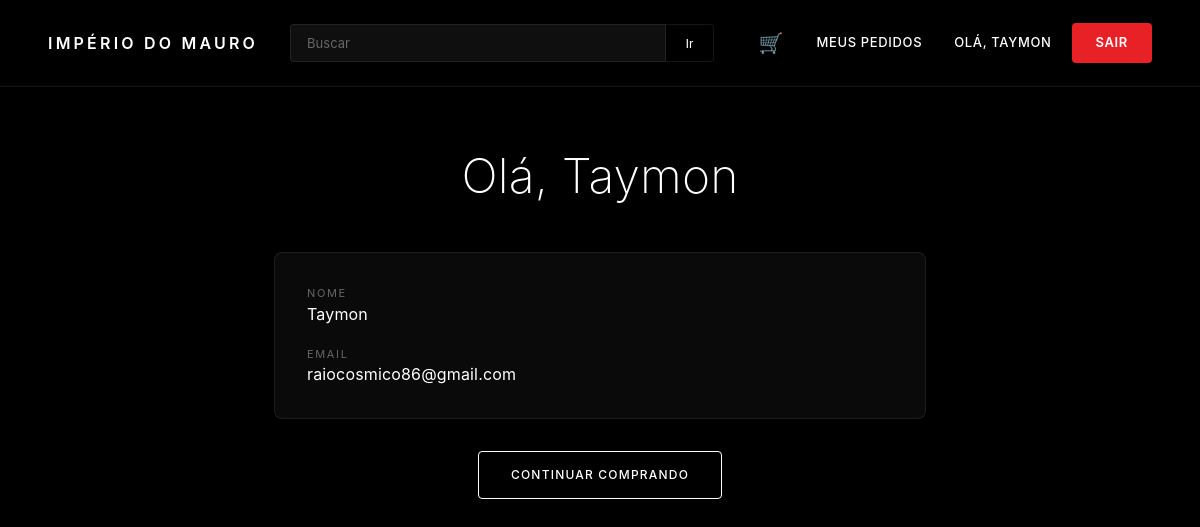
The app's page /minha-conta (signed in) with its own data.
### tables this page shows
CREATE TABLE clientes (id INTEGER PRIMARY KEY AUTOINCREMENT, nome TEXT NOT NULL, email TEXT UNIQUE NOT NULL, senha TEXT NOT NULL, criado_em TIMESTAMP DEFAULT CURRENT_TIMESTAMP);

### app.py (the view)
@app.route("/minha-conta")
def minha_conta():
    if not cliente_logado():
        return redirect(url_for("entrar_cliente"))
    conn = sqlite3.connect(DB)
    c = conn.cursor()
    c.execute("SELECT id, nome, email, criado_em FROM clientes WHERE id=?", (session["cliente_id"],))
    cliente = c.fetchone()
    conn.close()
    if not cliente:
        session.pop("cliente_id", None)
        session.pop("cliente_nome", None)
        return redirect(url_for("entrar_cliente"))
    return render_template("minha_conta.html", cliente=cliente)

### app.py (called while the page is built)
@app.before_request
def checar_manutencao():
    rotas_livres = ["/login", "/manutencao", "/static/favicon.svg"]
    if request.path.startswith("/static/"):
        return
    if request.path in rotas_livres:
        return
    if session.get("adm"):
        return
    if MODO_MANUTENCAO:
        return render_template("manutencao.html"), 503

def cliente_logado():
    return session.get("cliente_id") is not None

@app.context_processor
def injetar_contexto():
    carrinho = session.get("carrinho", {})
    total_itens = sum(carrinho.values()) if carrinho else 0
    return {
        "total_carrinho": total_itens,
        "cliente_logado": session.get("cliente_id") is not None,
        "cliente_nome": session.get("cliente_nome", "")
    }

### templates/minha_conta.html (shortened to what this page needs)
<!DOCTYPE html>
<html lang="pt-br">
<head><meta charset="UTF-8"><title>Minha Conta</title>
<link rel="stylesheet" href="/static/css/style.css"></head>
<body>
<nav class="navbar-tesla">
    <a href="/" class="logo">Império do Mauro</a>
    <form class="search-bar" method="GET" action="/">
        <input type="text" name="busca" placeholder="Buscar" value="{{ busca or '' }}">
        <button type="submit">Ir</button>
    </form>
    <div class="nav-links">
        <a href="/carrinho" style="position: relative; color: var(--white); text-decoration: none; font-size: 20px; padding: 8px 12px;">
            🛒
        </a>
        {% if session.get('adm') %}
            <a href="/painel">Painel</a>
            <a href="/logout" class="btn-tesla">Sair</a>
        {% elif cliente_logado %}
            <a href="/meus-pedidos" style="color: var(--white); text-decoration: none; font-size: 13px; padding: 8px 12px;">Meus pedidos</a>
            <a href="/minha-conta" style="color: var(--white); text-decoration: none; font-size: 13px; padding: 8px 12px;">Olá, {{ cliente_nome.split(' ')[0] }}</a>
            <a href="/sair-cliente" class="btn-tesla">Sair</a>
        {% else %}
            <a href="/entrar" style="color: var(--white); text-decoration: none; font-size: 13px; padding: 8px 12px;">Entrar</a>
            <a href="/cadastro" class="btn-tesla">Cadastrar</a>
        {% endif %}
    </div>
</nav>
<section style="padding:140px 48px 40px;text-align:center;">
<h1 style="font-size:48px;font-weight:200;">Olá, {{ cliente[1] }}</h1>
</section>
<section style="max-width:700px;margin:0 auto;padding:0 24px;">
<div style="background:var(--gray-900);border:1px solid var(--border-subtle);border-radius:8px;padding:32px;">
<p style="font-size:11px;letter-spacing:0.15em;text-transform:uppercase;color:var(--gray-500);">Nome</p>
<p style="color:var(--white);margin-bottom:20px;">{{ cliente[1] }}</p>
<p style="font-size:11px;letter-spacing:0.15em;text-transform:uppercase;color:var(--gray-500);">Email</p>
<p style="color:var(--white);">{{ cliente[2] }}</p>
</div>
<div style="text-align:center;margin-top:32px;"><a href="/" class="btn-tesla-outline">Continuar comprando</a></div>
</section>
</body></html>

### static/css/style.css (style rules this page uses)
:root { --black: #000000; --white: #ffffff; --gray-900: #0a0a0a; --gray-800: #111111; --gray-700: #1a1a1a; --gray-500: #666666; --gray-400: #888888; --gray-300: #bbbbbb; --tesla-red: #e82127; --tesla-red-hover: #c41c21; --border-subtle: rgba(255,255,255,0.08); --font: -apple-system, BlinkMacSystemFont, 'Segoe UI', 'Inter', 'Helvetica Neue', Arial, sans-serif; }
* { box-sizing: border-box; margin: 0; padding: 0; }
html { scroll-behavior: smooth; }
body { background: var(--black); color: var(--white); font-family: var(--font); font-weight: 400; line-height: 1.5; letter-spacing: 0.01em; -webkit-font-smoothing: antialiased; min-height: 100vh; }
.navbar-tesla { position: fixed; top: 0; left: 0; right: 0; padding: 20px 48px; display: flex; align-items: center; gap: 32px; background: rgba(0,0,0,0.72); backdrop-filter: blur(20px); -webkit-backdrop-filter: blur(20px); z-index: 1000; transition: all 0.3s ease; border-bottom: 1px solid var(--border-subtle); }
.navbar-tesla .logo { font-size: 16px; font-weight: 600; letter-spacing: 0.2em; text-transform: uppercase; color: var(--white); text-decoration: none; white-space: nowrap; }
.navbar-tesla .search-bar { flex: 1; max-width: 500px; display: flex; margin-left: auto; margin-right: auto; }
.navbar-tesla .search-bar input { flex: 1; padding: 10px 16px; background: rgba(255,255,255,0.06); border: 1px solid var(--border-subtle); border-radius: 4px 0 0 4px; color: var(--white); font-size: 13px; font-family: var(--font); transition: all 0.2s; }
.navbar-tesla .search-bar input::placeholder { color: var(--gray-500); }
.navbar-tesla .search-bar button { padding: 10px 20px; background: transparent; border: 1px solid var(--border-subtle); border-left: none; border-radius: 0 4px 4px 0; color: var(--white); font-size: 13px; font-weight: 500; cursor: pointer; transition: all 0.2s; }
.navbar-tesla .nav-links { display: flex; align-items: center; gap: 8px; }
.navbar-tesla .nav-links a { color: var(--white); text-decoration: none; font-size: 13px; font-weight: 500; letter-spacing: 0.05em; padding: 10px 20px; border-radius: 4px; transition: all 0.2s; text-transform: uppercase; }
.btn-tesla { background: var(--tesla-red) !important; color: var(--white) !important; padding: 10px 24px !important; border-radius: 4px !important; font-weight: 600 !important; letter-spacing: 0.05em !important; transition: all 0.2s !important; border: none; cursor: pointer; text-decoration: none; display: inline-block; font-size: 13px; text-transform: uppercase; }
.btn-tesla-outline { background: transparent; color: var(--white); border: 1px solid var(--white); padding: 14px 32px; border-radius: 4px; font-weight: 500; letter-spacing: 0.1em; text-transform: uppercase; font-size: 12px; text-decoration: none; cursor: pointer; transition: all 0.3s; display: inline-block; }

### records on screen
clientes: nome "TAYMON", nome "Taymon", email "raiocosmico86@gmail.com"
